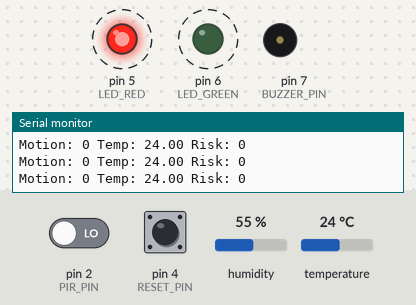
A sketch run on a simulated Arduino Uno, built with avr-gcc and run on an emulated ATmega328P. On the bench: output pins drawn as LEDs (lit = HIGH), buzzer (waves = sounding, pin HIGH), the last lines printed to the serial monitor. Dashed ring = blinking. Inputs (shaded band) come from the test bench; at power-on: temperature 24 °C, pin 2 (PIR_PIN) LOW, pin 4 (RESET_PIN) HIGH, humidity 55 %. The modem accepts every AT command (registered, SIM ready, sends succeed) and sends nothing else.

Above: at 20.7 s.
20.8 s: temperature set to 38 °C
25.0 s: temperature set to 41 °C
At 25.48 s:
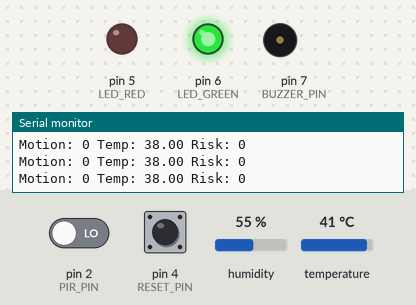
At 26.3 s:
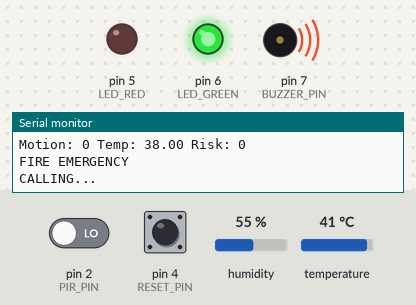
Timing chart, 0 to 28.0 s (numbered marks = the images above; inputs shaded):
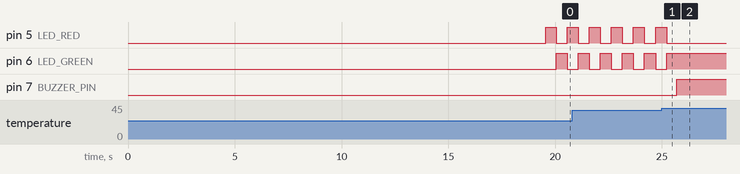

The sketch:

SafeLife.ino
```cpp
#include <DHT.h>
#include <SoftwareSerial.h>

#define PIR_PIN 2
#define DHT_PIN 3
#define BUZZER_PIN 7
#define RESET_PIN 4

// ===== LEDS =====
#define LED_RED 5
#define LED_GREEN 6


SoftwareSerial sim800(10, 11);
DHT dht(DHT_PIN, DHT11);


const char phone[] = "+989360576255";


// ================= STATE =================

enum State { ACTIVE, COOLDOWN };

State systemState = ACTIVE;


// ================= TIMERS =================

unsigned long cooldownStart = 0;

const unsigned long cooldownTime = 300000UL;


// motion stability

unsigned long motionStartTime = 0;

bool motionStable = false;


// temp tracking

unsigned long tempStartTime = 0;

float lastTemp = 0;


// ================= RESET =================

void resetSystem() {

  Serial.println("EVENT: RESET");


  systemState = ACTIVE;

  cooldownStart = 0;


  motionStable = false;

  motionStartTime = 0;


  tempStartTime = 0;


  digitalWrite(BUZZER_PIN, LOW);


  sendSMS("SYSTEM RESET - READY");

}


// ================= SMS =================

bool sendSMS(String msg) {


  sim800.println("AT+CMGF=1");

  delay(500);


  sim800.print("AT+CMGS=\"");

  sim800.print(phone);

  sim800.println("\"");


  delay(500);


  sim800.print(msg);


  delay(500);


  sim800.write(26);


  delay(3000);


  return true;

}


// ================= CALL =================

bool makeCall() {


  Serial.println("CALLING...");


  sim800.println("ATD+989360576255;");


  delay(15000);


  sim800.println("ATH");


  Serial.println("CALL END");


  return true;

}


// ================= TEMP =================

float readTemp() {


  float t = dht.readTemperature();


  if (isnan(t))

    return lastTemp;


  lastTemp = t;


  return t;

}
// ================= RISK =================

int getRisk(bool motion, float temp) {


  if (!motion)

    return 0;


  int risk = 40;


  // دمای بالا

  if (temp > 28)

    risk += 30;


  // دمای بحرانی

  if (temp > 35)

    risk += 30;


  return risk;

}


// ================= SETUP =================

void setup() {


  pinMode(PIR_PIN, INPUT);


  pinMode(BUZZER_PIN, OUTPUT);


  pinMode(RESET_PIN, INPUT_PULLUP);


  pinMode(LED_RED, OUTPUT);


  pinMode(LED_GREEN, OUTPUT);


  Serial.begin(9600);


  sim800.begin(9600);


  dht.begin();


  delay(15000);


  sendSMS("SYSTEM ONLINE");

}


// ================= LOOP =================

void loop() {


  // ================= LED =================


  static unsigned long ledTimer = 0;


  static bool ledState = false;


  if (millis() - ledTimer >= 500) {


    ledTimer = millis();


    ledState = !ledState;


    digitalWrite(LED_RED, ledState);


    digitalWrite(LED_GREEN, !ledState);


  }


  // ================= RESET =================


  if (digitalRead(RESET_PIN) == LOW) {


    resetSystem();


    delay(500);

  }


  // ================= COOLDOWN =================


  if (systemState == COOLDOWN) {


    digitalWrite(BUZZER_PIN, LOW);


    if (millis() - cooldownStart >= cooldownTime) {


      systemState = ACTIVE;


      Serial.println("EVENT: ACTIVE AGAIN");


    }


    return;

  }


  // ================= SENSOR =================


  int motion = digitalRead(PIR_PIN);


  float temp = readTemp();
// ================= FIRE EMERGENCY =================

if (temp >= 40) {

  digitalWrite(BUZZER_PIN, HIGH);


  String fireMsg = "FIRE ALERT\n";
  fireMsg += "Critical Temperature\nTemp: ";
  fireMsg += String(temp, 1);
  fireMsg += " C";


  Serial.println("FIRE EMERGENCY");


  makeCall();

  sendSMS(fireMsg);


  systemState = COOLDOWN;

  cooldownStart = millis();


  Serial.println("EVENT: FIRE COOLDOWN");


  return;

}


  // ================= MOTION STABILITY =================


  if (motion == HIGH) {


    if (motionStartTime == 0)

      motionStartTime = millis();


    // کاهش حساسیت PIR

    if (millis() - motionStartTime >= 5000)

      motionStable = true;


  }

  else {


    motionStartTime = 0;


    motionStable = false;


  }


  // ================= TEMP TRACKING =================


  if (temp > 28) {


    if (tempStartTime == 0)

      tempStartTime = millis();


  }

  else {


    tempStartTime = 0;


  }

// ================= RISK =================

int risk = getRisk(motionStable, temp);


// ================= BUZZER =================

if (motionStable && risk >= 70) {


  digitalWrite(BUZZER_PIN, HIGH);


}

else {


  digitalWrite(BUZZER_PIN, LOW);


}


// ================= LOG =================

Serial.print("Motion: ");

Serial.print(motionStable);


Serial.print(" Temp: ");

Serial.print(temp);


Serial.print(" Risk: ");

Serial.println(risk);


// ================= ALERT =================

if (motionStable) {


  String msg;


  // ===== حالت 1 : دمای محیط =====

  if (temp < 28) {


    msg = "ALERT\nMotion Detected\nTemp: ";


    msg += String(temp, 1);

    msg += " C";


    sendSMS(msg);


  }


  // ===== حالت 2 : دمای بالا =====

  else if (temp <= 35) {


    msg = "WARNING\nMotion Detected\nHigh Temperature\nTemp: ";


    msg += String(temp, 1);


    msg += " C";


    sendSMS(msg);


  }


  // ===== حالت 3 : دمای بحرانی =====

  else {


    msg = "CRITICAL ALERT\nMotion Detected\nCritical Temperature\nTemp: ";


    msg += String(temp, 1);


    msg += " C";


    Serial.println("CRITICAL - CALL START");


    // اول تماس

    makeCall();


    Serial.println("CRITICAL - CALL END");


    // بعد SMS

    sendSMS(msg);


  }


  systemState = COOLDOWN;


  cooldownStart = millis();


  Serial.println("EVENT: COOLDOWN STARTED");

}


}
```

Measured:
- the behaviour switches between 39 and 40 °C on temperature (found by bisection; images 0 and 1)
- after the input at 25.0 s, pin 5 (LED_RED): goes on until 25.2 s, then stays LOW; pin 6 (LED_GREEN): goes on until 25.2 s, then stays HIGH; pin 7 (BUZZER_PIN): LOW → HIGH after 0.69 s
- by itself, pin 5 (LED_RED), pin 6 (LED_GREEN): alternates HIGH for 0.52 s and LOW for 0.52 s
